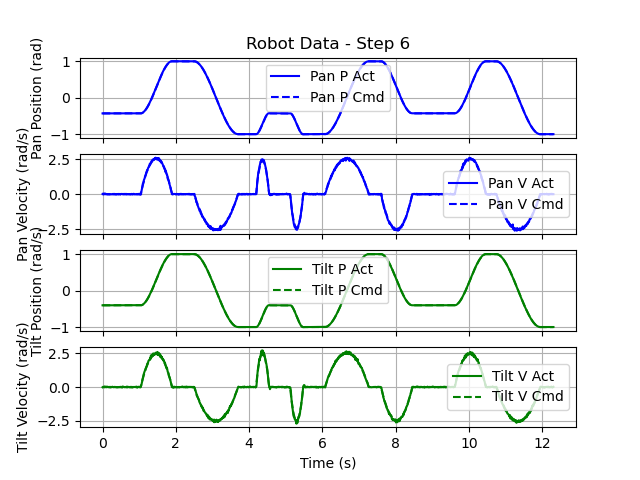

Write the Python code that produced this figure.
'''goals3democode.py

   Demo code for Goals 3
'''

# Import useful packages
import hebi
import numpy as np              # For future use
import matplotlib.pyplot as plt

from math import pi, sin, cos, asin, acos, atan2, sqrt, inf
from time import sleep, time
from keycheck import kbhit, getch


#
#  HEBI Initialization
#
#  Create the motor group, and pre-allocate the command and feedback
#  data structures.  Remember to set the names list to match your
#  motor.
#
names = ['5.5', '1.2']
group = hebi.Lookup().get_group_from_names(['robotlab'], names)
if group is None:
  print("Unable to find both motors " + str(names))
  raise Exception("Unable to connect to motors")

command  = hebi.GroupCommand(group.size)
feedback = hebi.GroupFeedback(group.size)

dt = 0.01                       # HEBI feedback comes in at 100Hz!

# Also read the initial position.
feedback = group.get_next_feedback(reuse_fbk=feedback)
pinit = feedback.position[0]


#
#  Define the parameters
#
T = 15.0                         # 5 seconds total run time


#
#  Pre-allocate the storage.
#
N = int(T / dt)                 # 100 samples/second.

Time = [0.0] * N
PAct = np.zeros((2, N))
PCmd = np.zeros((2, N))
PErr = np.zeros((2, N))
VAct = np.zeros((2, N))
VCmd = np.zeros((2, N))
VErr = np.zeros((2, N))

# Helper functions
# Helper Functions
def movetime(po, pf, vmax):
    tms = abs(3*(pf - p0)/(2*vmax))
    return max(tms)


def calcparams(t0, tf, p0, pf, v0, vf):
    T_move = tf - t0 
    a = p0
    b = v0
    c = 3*(pf - p0)/(T_move)**2 - vf/T_move - 2*v0/T_move
    d = (-2)*(pf - p0)/(T_move)**3 + vf/(T_move)**2 + v0/(T_move)**2
    return (a, b, c, d)


def splinecmds(t, t_spline, spline_params):
    (a, b, c, d) = spline_params
    pcmd = a + b*(t - t_spline) + c*(t - t_spline)**2 + d*(t - t_spline)**3
    vcmd = b + 2*c*(t - t_spline) + 3*d*(t - t_spline)**2
    return (pcmd, vcmd)


#
#  Execute the movement.
#
# Initialize the index and time.
index = 0
t = 0.0
feedback = group.get_next_feedback(reuse_fbk=feedback)
pinit = np.array([feedback.position[0], feedback.position[1]])
vmax = np.array([2.5, 2.5])
amax = np.array([vmax/0.4, vmax/0.4])

p0 = pinit
pf = p0
v0 = np.array([0.0, 0.0])
vf = np.array([0.0, 0.0])
t0 = 0.0
tm = inf
tf = t0 + tm
# tf = t0 + movetime(p0, pf, vmax)

(a,b,c,d) = calcparams(t0, tf, p0, pf, v0, vf)
segment_num = 1

while True:
    (pcmd, vcmd) = splinecmds(t, t0, (a, b, c, d))
    # Compute the commands for this time step.
    # Check for key presses.
    if kbhit():
        # Grab and report the key
        c = getch()
        print("Saw key '%c'" % c)
        # Do something
        if c == 'a':
            segment_num = 2
            tf = t
        elif c == 'b':
            segment_num = 3
            tf = t
        elif c == 'c':
            segment_num = 4
            tf = t
        elif c == 'd':
            segment_num = 5
            tf = t
        elif c == 'e':
            segment_num = 6
            tf = t
        elif c == 'z':
            segment_num = 7
            tf = t
        elif c == 'q':
            break

    # needs to be changed to absolute value if used
    # if vcmd.any() > vmax.any():
        # print("Exceeding max vel!")

    if t + dt > tf:
        t0 = t
        p0 = pcmd
        v0 = vcmd
        print(t)
        print(tf)
        print(v0)
        match segment_num:
            case 2:
                pf = np.array([pi/3, 0.0])
                tm = movetime(p0, pf, vmax)
            case 3:
                pf = np.array([-pi/3, 0.0])
                tm = movetime(p0, pf, vmax)
            case 4:
                pf = np.array([pi/3, pi/4])
                tm = movetime(p0, pf, vmax)
            case 5:
                pf = np.array([0.0, -pi/6])
                tm = movetime(p0, pf, vmax)
            case 6:
                pf = np.array([-pi/4, pi/6])
                tm = movetime(p0, pf, vmax)
            case 7:
                pf = np.array([0.0, 0.0])
                tm = movetime(p0, pf, vmax)
            case 8:
                v0 = np.array([0.0, 0.0])
                pf = p0
                tm = inf
                
        vf = np.array([0.0, 0.0])
        print(len(v0))
        print(len(amax))
        tm += np.max(np.abs(v0/amax))
        
        if (tm < 0.1):
            tm = 0.1
        tf = t0 + tm
        (a, b, c, d) = calcparams(t0, tf, p0, pf, v0, vf)
        segment_num = 8

    # Send the commands.  This returns immediately.
    command.position = list(pcmd)
    command.velocity = list(vcmd)
    group.send_command(command)

    # Read the actual data. This blocks (internally waits) 10ms for
    # the data and therefor replaces the "sleep(0.01)".
    feedback = group.get_next_feedback(reuse_fbk=feedback)
    pact = np.array([feedback.position[0], feedback.position[1]])
    vact = np.array([feedback.velocity[0], feedback.velocity[1]])

    # Advance the index/time.
    if index < N:
        # Store the data for this time step (at the current index).
        Time[index] = t
        PAct[:,index] = pact
        PCmd[:,index] = pcmd
        PErr[:,index] = pact - pcmd
        VAct[:,index] = vact
        VCmd[:,index] = vcmd
        VErr[:,index] = vact - vcmd
        index += 1
        # Do not end loop but stop storing values 
    t  += dt


#
#  Plot.
#
# Create a plot of position and velocity, actual and command!
fig, (ax1, ax2, ax3, ax4) = plt.subplots(4, 1, sharex=True)

ax1.plot(Time[0:index], PAct[0, 0:index], color='blue', linestyle='-',  label='Pan P Act')
ax1.plot(Time[0:index], PCmd[0, 0:index], color='blue', linestyle='--', label='Pan P Cmd')
ax2.plot(Time[0:index], VAct[0, 0:index], color='blue', linestyle='-',  label='Pan V Act')
ax2.plot(Time[0:index], VCmd[0, 0:index], color='blue', linestyle='--', label='Pan V Cmd')
ax3.plot(Time[0:index], PAct[1, 0:index], color='green', linestyle='-',  label='Tilt P Act')
ax3.plot(Time[0:index], PCmd[1, 0:index], color='green', linestyle='--', label='Tilt P Cmd')
ax4.plot(Time[0:index], VAct[1, 0:index], color='green', linestyle='-',  label='Tilt V Act')
ax4.plot(Time[0:index], VCmd[1, 0:index], color='green', linestyle='--', label='Tilt V Cmd')
# ax2.plot(Time[0:index], VErr[0:index], color='red', linestyle='-.', label='Err')

ax1.set_title(f'Robot Data - Step 6')
ax1.set_ylabel('Pan Position (rad)')
ax2.set_ylabel('Pan Velocity (rad/s)')
ax3.set_ylabel('Tilt Position (rad/s)')
ax4.set_ylabel('Tilt Velocity (rad/s)')
ax4.set_xlabel('Time (s)')

ax1.grid()
ax2.grid()
ax1.legend()
ax2.legend()
ax3.grid()
ax4.grid()
ax3.legend()
ax4.legend()

plt.show()
